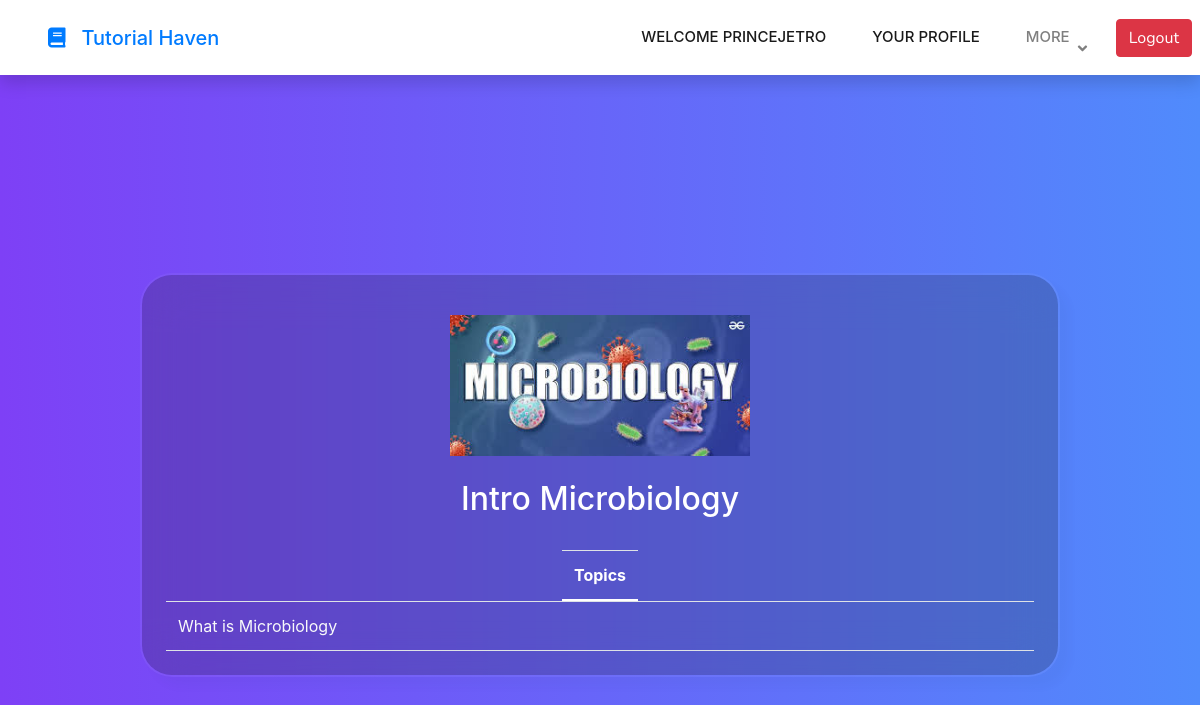
The app's page /courses/Intro Microbiology/ (signed in) with its own data.
### main/models.py (models this page shows, shortened)
class Course(models.Model):
    name = models.CharField(max_length=255)
    departments = models.ManyToManyField(Department, related_name='courses')  # Updated to ManyToManyField
    image = models.ImageField(upload_to="uploaded_image", null=True)

class Topic(models.Model):
    name = models.CharField(max_length=255)
    description = models.TextField(blank=True)
    content = RichTextField(blank=True)
    course = models.ForeignKey(Course, on_delete=models.CASCADE, related_name='topics')
    def __str__(self):
        return self.name

### main/views.py (the view)
# urls.py: path('courses/<str:course_name>/', views.course_detail, name='course_detail'),
@login_required
def course_detail(request, course_name):
    course = get_object_or_404(Course, name=course_name)
    topics = course.topics.all()
    return render(request, 'course_detail.html', {'course': course, 'topics': topics})

### templates/course_detail.html (shortened to what this page needs)
{% extends 'cool/nav.html' %}
{% load static %}
{% block content %}
<!DOCTYPE html>
<html lang="en">
    <head>
        <link href="https://cdnjs.cloudflare.com/ajax/libs/font-awesome/5.10.0/css/all.min.css" rel="stylesheet">
        <link href="https://cdn.jsdelivr.net/npm/bootstrap-icons@1.4.1/font/bootstrap-icons.css" rel="stylesheet">
        <link href="{% static 'lib/animate/animate.min.css' %}" rel="stylesheet">
        <link href="{% static 'lib/owlcarousel/assets/owl.carousel.min.css' %}" rel="stylesheet">
        <link rel="stylesheet" href="https://cdn.jsdelivr.net/npm/bootstrap@4.0.0/dist/css/bootstrap.min.css">
        <link href="{% static 'css/approve_students.css' %}" rel="stylesheet">
    </head>
<body>
    <section class="vh-100 gradient-custom-2">
        <div class="container py-5 h-100">
          <div class="row d-flex justify-content-center align-items-center h-100">
            <div class="col-md-12 col-xl-10">
              <div class="card mask-custom">
                <div class="card-body p-4 text-white">
                  <div class="text-center pt-3 pb-2" style="display: flex; justify-content: center; align-items:center; flex-direction: column">
                    <img src={{course.image.url}}
                      alt="Check" width="300px">
                    <h2 class="my-4">{{course.name|title}}</h2>
                  </div>
                  <table class="table text-white mb-0">
                    <thead>
                      <tr style="display: flex; justify-content: center; align-items:center; flex-direction: column">
                        <th scope="col text-center">Topics</th>
                      </tr>
                    </thead>
                    <tbody>
                        {% for topic in topics %}
                      <tr class="fw-normal">
                        <td class="align-middle">
                            <a href="{% url 'topic_detail' topic.name %}" class="text-light d-block">
                                <span>{{topic}}</span>
                            </a>
                        </td>
                      </tr>
                     {% endfor %}
                    </tbody>
                  </table>
                </div>
              </div>
            </div>
          </div>
        </div>
      </section>
</body>
</html>
{% endblock %}

### templates/cool/nav.html (shortened to what this page needs)
{% load static %}
<!DOCTYPE html>
<html lang="en">
<head>
    <link href="https://cdnjs.cloudflare.com/ajax/libs/font-awesome/5.10.0/css/all.min.css" rel="stylesheet">
    <link href="https://cdn.jsdelivr.net/npm/bootstrap-icons@1.4.1/font/bootstrap-icons.css" rel="stylesheet">
    <link href="{% static 'lib/animate/animate.min.css' %}" rel="stylesheet">
    <link href="{% static 'lib/owlcarousel/assets/owl.carousel.min.css' %}" rel="stylesheet">
    <link href="{% static 'css/bootstrap.min.css' %}" rel="stylesheet">
    <link href="{% static 'css/style.css' %}" rel="stylesheet">
    <link rel="stylesheet" href="https://cdn.jsdelivr.net/npm/bootstrap@4.0.0/dist/css/bootstrap.min.css">
</head>
<body>
  <nav class="navbar navbar-expand-lg bg-white navbar-light shadow sticky-top p-0">
      <a href="{% url 'home' %}" class="navbar-brand d-flex align-items-center px-4 px-sm-5">
          <h5 class="m-0 text-primary"><i class="fa fa-book me-3"></i>Tutorial Haven</h5>
      </a>
      <div class="collapse navbar-collapse" id="navbarCollapse">
          <div class="navbar-nav ms-auto p-4 p-lg-0">
            {% if request.user.is_authenticated %}
            <a href="{% url 'myprofile' %}" class="nav-item nav-link active">Welcome {{request.user.username}}</a>
            <a href="{% url 'myprofile' %}" class="nav-item nav-link active">Your Profile</a>
            {% else %}
            <a href="{% url 'login'  %}" class="nav-item nav-link active">Login</a>
            <a href="{% url 'register'  %}" class="nav-item nav-link active">Register</a>
            {% endif %}
            {% if request.user.is_authenticated %}
            <div class="nav-item dropdown" >
                <a href="#" class="nav-link dropdown-toggle" data-bs-toggle="dropdown">More</a>
            </div>
            <form method="POST" action="{% url 'logout' %}" class="mr-2" style="display:flex; justify-content:center; align-items:center;height:auto;">
              <button type="submit" class="btn btn-danger m-auto">Logout</button>
          </form>
            {% endif %}
          </div>
      </div>
  </nav>
    {% block content %}
    {% endblock %}
</body>
</html>

### static/css/style.css (style rules this page uses)
:root { --primary: #06BBCC; --light: #F0FBFC; --dark: #181d38; }
.btn { font-family: 'Nunito', sans-serif; font-weight: 600; transition: .5s; }
.navbar .dropdown-toggle::after { border: none; content: "\f107"; font-family: "Font Awesome 5 Free"; font-weight: 900; vertical-align: middle; margin-left: 8px; }
.navbar-light .navbar-nav .nav-link { margin-right: 30px; padding: 25px 0; color: #FFFFFF; font-size: 15px; text-transform: uppercase; outline: none; }
.navbar-light .navbar-nav .nav-link:hover, .navbar-light .navbar-nav .nav-link.active { color: var(--primary); }
.navbar-light .navbar-brand, .navbar-light a.btn { height: 75px; }
.navbar-light .navbar-nav .nav-link { color: var(--dark); font-weight: 500; }
.navbar-light.sticky-top { top: -100px; transition: .5s; }

### static/css/approve_students.css (style rules this page uses)
.gradient-custom-2 { background: #7e40f6; background: -webkit-linear-gradient( to right, rgba(126, 64, 246, 1), rgba(80, 139, 252, 1) ); background: linear-gradient( to right, rgba(126, 64, 246, 1), rgba(80, 139, 252, 1) ); }
.mask-custom { background: rgba(24, 24, 16, 0.2); border-radius: 2em; backdrop-filter: blur(25px); border: 2px solid rgba(255, 255, 255, 0.05); background-clip: padding-box; box-shadow: 10px 10px 10px rgba(46, 54, 68, 0.03); }

### records on screen
Course: image (picture), name "Intro Microbiology"
Topic: name "What is Microbiology"

### other values on screen
{{ request.user.username }} "PRINCEJETRO"
